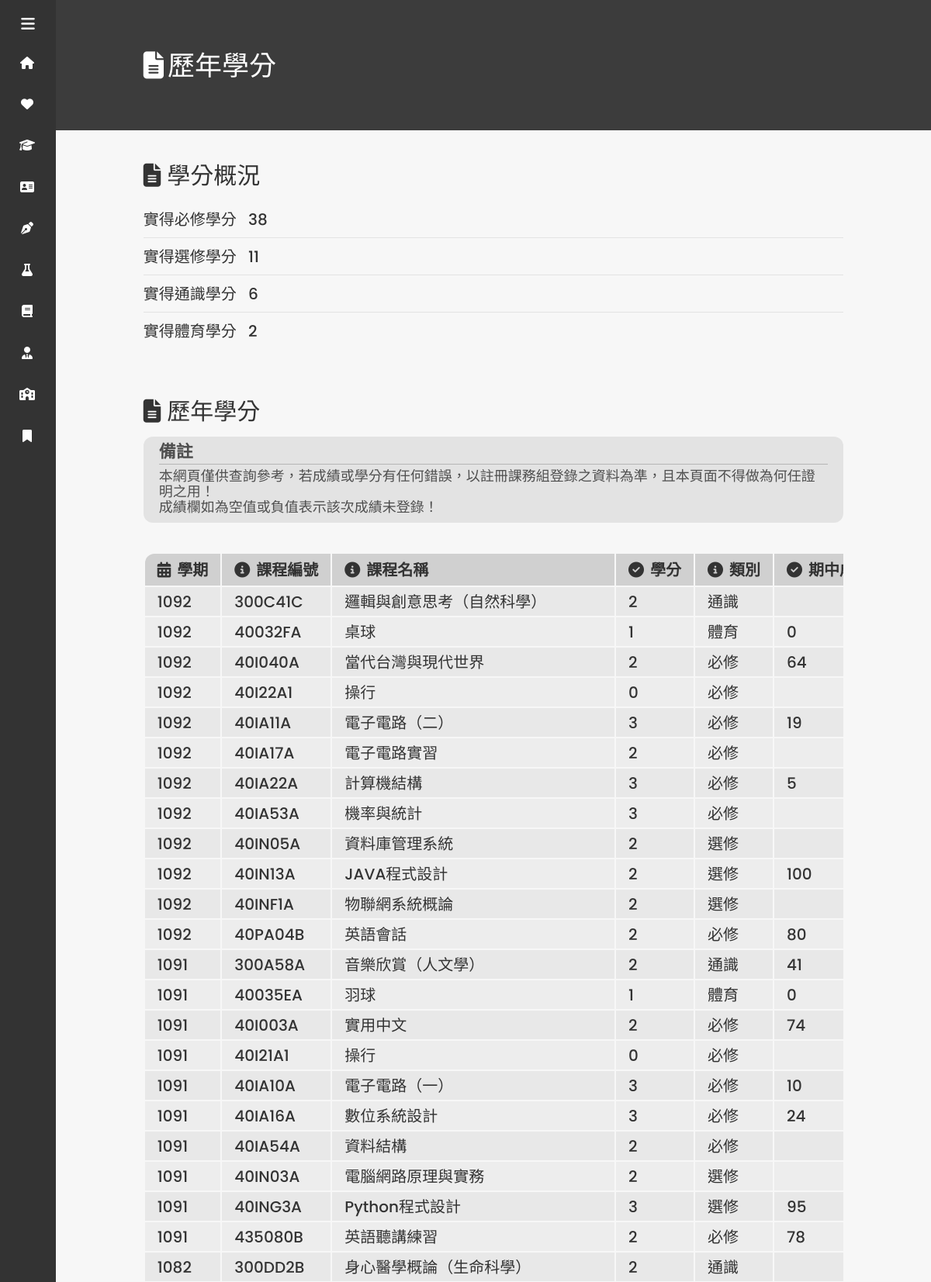
The page /credits.php (signed in, upper part) on the database its author committed.
### tables this page shows
CREATE TABLE `credits` (
  `id_n` int(11) NOT NULL,
  `year` int(11) NOT NULL,
  `semester` int(11) NOT NULL,
  `course` varchar(50) NOT NULL,
  `course_id` varchar(10) NOT NULL,
  `credit` varchar(3) NOT NULL,
  `get_c` varchar(3) DEFAULT NULL,
  `teacher` varchar(10) NOT NULL,
  `category` varchar(11) NOT NULL,
  `midterm` varchar(5) DEFAULT NULL,
  `score` varchar(5) DEFAULT NULL,
  `status` varchar(10) NOT NULL,
  `st_id` int(11) NOT NULL,
  `name` varchar(10) NOT NULL
);

### dbtools.inc.php (called while the page is built, shortened)
<?php
    function execute_sql($link, $database, $sql) {
        mysqli_select_db($link, $database) or die("開啟資料庫失敗：".mysqli_error($link));
        $result = mysqli_query($link, $sql);
        return $result;
    }
?>

### credits.php (the view, shortened to what this page needs)
<?php
  require_once("dbtools.inc.php");
?>
<!DOCTYPE html>
<html lang="zh-tw">
  <head>
    <link rel="stylesheet" href="assets/css/main.css">
    <link rel="stylesheet" href="assets/css/credit.css">
    <link rel="stylesheet" href="assets/css/description.css">
  </head>
  <body>
    <?php include_once "sidebar.php"; ?>
    <div class="home_content">
      <header>
        <i class="fas fa-file-alt"></i>歷年學分
      </header>
      <div class="text">
        <div class="table_title"><i class="fas fa-file-alt"></i>學分概況</div>
        <?php
          require_once("dbtools.inc.php");
          $link = create_connection();
          $id = $_COOKIE["user"];
          $sql = "SELECT * FROM `students` WHERE `id` = '{$id}'";
          $result = execute_sql($link, "csu_portal", $sql);
          $row = mysqli_fetch_assoc($result);
          $name = $row["name"];
          $sql2 = "SELECT `get_c` FROM `credits` WHERE `st_id` = '{$id}' AND `name` = '{$name}' AND `category` = '必修'";
          $result2 = execute_sql($link, "csu_portal", $sql2);
          $c1_a = array();
          while ($row = mysqli_fetch_assoc($result2)) {
            array_push($c1_a, $row["get_c"]);
          }
          $c1 = array_sum($c1_a);
          $sql3 = "SELECT `get_c` FROM `credits` WHERE `st_id` = '{$id}' AND `name` = '{$name}' AND `category` = '選修'";
          $result3 = execute_sql($link, "csu_portal", $sql3);
          $c2_a = array();
          while ($row = mysqli_fetch_assoc($result3)) {
            array_push($c2_a, $row["get_c"]);
          }
          $c2 = array_sum($c2_a);
          $sql4 = "SELECT `get_c` FROM `credits` WHERE `st_id` = '{$id}' AND `name` = '{$name}' AND `category` = '通識'";
          $result4 = execute_sql($link, "csu_portal", $sql4);
          $c3_a = array();
          while ($row = mysqli_fetch_assoc($result4)) {
            array_push($c3_a, $row["get_c"]);
          }
          $c3 = array_sum($c3_a);
          $sql5 = "SELECT `get_c` FROM `credits` WHERE `st_id` = '{$id}' AND `name` = '{$name}' AND `category` = '體育'";
          $result5 = execute_sql($link, "csu_portal", $sql5);
          $c4_a = array();
          while ($row = mysqli_fetch_assoc($result5)) {
            array_push($c4_a, $row["get_c"]);
          }
          $c4 = array_sum($c4_a);
        ?>
        <div class="credit">
          <div class="field">
            <div class="item">實得必修學分</div>
            <div class="content"><?php echo $c1; ?></div>
          </div>
          <div class="field">
            <div class="item">實得選修學分</div>
            <div class="content"><?php echo $c2; ?></div>
          </div>
          <div class="field">
            <div class="item">實得通識學分</div>
            <div class="content"><?php echo $c3; ?></div>
          </div>
          <div class="field">
            <div class="item">實得體育學分</div>
            <div class="content"><?php echo $c4; ?></div>
          </div>
        </div>
      </div>
      <div class="text">
        <div class="table_title"><i class="fas fa-file-alt"></i>歷年學分</div>
        <div class="description">
          <div class="header">備註</div>
          <div class="content">
            本網頁僅供查詢參考，若成績或學分有任何錯誤，以註冊課務組登錄之資料為準，且本頁面不得做為何任證明之用！<br>
            成績欄如為空值或負值表示該次成績未登錄！
          </div>
        </div>
        <br>
        <div class="table">
          <table>
            <thead>
              <tr>
                <th><i class="fas fa-calendar-alt"></i>學期</th>
                <th><i class="fas fa-info-circle"></i>課程編號</th>
                <th><i class="fas fa-info-circle"></i>課程名稱</th>
                <th><i class="fas fa-check-circle"></i>學分</th>
                <th><i class="fas fa-info-circle"></i>類別</th>
                <th><i class="fas fa-check-circle"></i>期中成績</th>
              </tr>
            </thead>
            <tbody>
              <?php
                require_once("dbtools.inc.php");
                $link = create_connection();
                $id = $_COOKIE["user"];
                $sql = "SELECT * FROM `students` WHERE `id` = '{$id}'";
                $result = execute_sql($link, "csu_portal", $sql);
                $row = mysqli_fetch_assoc($result);
                $name = $row["name"];
                $sql6 = "SELECT * FROM `credits` WHERE `st_id` = '{$id}' AND `name` = '{$name}' ORDER BY `id_n` DESC";
                $result6 = execute_sql($link, "csu_portal", $sql6);
                if (mysqli_num_rows($result6) != 0) {
                  while ($row = mysqli_fetch_assoc($result6)) {
                    echo '<tr>';
                    echo '<td>'.$row["year"].$row["semester"].'</td>';
                    echo '<td>'.$row["course_id"].'</td>';
                    echo '<td>'.$row["course"].'</td>';
                    echo '<td>'.$row["credit"].'</td>';
                    echo '<td>'.$row["category"].'</td>';
                    echo '<td>'.$row["midterm"].'</td>';
                    echo '</tr>';
                  }
                } else {
                  echo '<tr>';
                  echo '<td colspan="8">無歷年成績</td>';
                  echo '</tr>';
                }
              ?>
            </tbody>
          </table>
        </div>
      </div>
    </div>
  </body>
</html>

### assets/css/main.css (style rules this page uses)
* { margin: 0; padding: 0; box-sizing: border-box; font-family: 'Poppins', sans-serif, 'Noto Sans TC'; }
body { position: relative; min-height: 100vh; width: 100%; overflow: hidden; background: #f7f7f7; }
.home_content { z-index: 1; position: absolute; height: 100vh; width: calc(100% - 72px); max-width: calc(100% - 72px); left: 72px; transition: all 0.5s ease; overflow: auto; }
header { position: relative; color: #fff; font-size: 35px; padding-top: 5%; padding-bottom: 5%; padding-left: 10%; padding-right: 10%; background: #3C3C3C; width: 100%; }
header i { margin-right: 5px; }
.home_content .text { font-size: 25px; font-weight: 500; color: #333; margin-top: 3%; margin-bottom: 5%; margin-left: 10%; padding-right: 10%; transition: all 0.5s ease; }
.home_content .text .table_title { padding-top: 3%; padding-bottom: 1%; font-size: 30px; }
.home_content .text .table_title:nth-child(1) { padding-top: 0; }
.home_content .text .table_title i { padding-right: 8px; }
.home_content .text .table { width: 100%; overflow: scroll; }
.home_content .text .table table { width: 100%; max-width: 100%; border-radius: 12px; margin-right: 2%; margin-bottom: 2%; white-space: nowrap; font-size: 20px; }
.home_content .text .table table tr:first-child th:first-child { border-top-left-radius: 12px; }
.home_content .text .table thead { text-align: left; }
.home_content .text .table tbody { text-align: left; }
.home_content .text .table thead tr { background: #D0D0D0; }
.home_content .text .table thead tr th { padding-left: 1rem; padding-right: 1rem; padding-top: 5px; padding-bottom: 5px; }
.home_content .text .table thead tr th i { padding-right: 8px; }
.home_content .text .table tbody tr:nth-child(odd) { background: #E8E8E8; }
.home_content .text .table tbody tr:nth-child(even) { background: #EDEDED; }
.home_content .text .table tbody tr td { padding-left: 1rem; padding-right: 1rem; padding-top: 3px; padding-bottom: 3px; }

### assets/css/credit.css (style rules this page uses)
.credit .field { width: 100%; position: relative; border-bottom: 1px #E3E3E3 solid; padding-bottom: 8px; padding-top: 8px; font-size: 20px; }
.credit .field:nth-last-child(1) { border-bottom: none; }
.credit .field .item { margin-right: 0.5em; display: inline-block; text-align: right; width: 6em; }
.credit .field .content { display: inline-block; }

### assets/css/description.css (style rules this page uses)
.description { width: 100%; position: relative; color: #4F4F4F; padding-top: 5px; background: #E3E3E3; padding-top: 10px; padding-bottom: 10px; padding-left: 20px; padding-right: 20px; border-radius: 12px; font-size: 18px; line-height: 20px; }
.description .header { font-size: 22px; font-weight: bold; padding-bottom: 5px; border-bottom: 1px #B5B5B5 solid; }
.description .content { padding-top: 5px; }

### rows shown on the page
credits: year "109", semester "2", course "300C41C", course "邏輯與創意思考（自然科學）", credit "2", category "通識"
credits: year "109", semester "2", course "40032FA", course "桌球", credit "1", category "體育", midterm "0"
credits: year "109", semester "2", course "40I040A", course "當代台灣與現代世界", credit "2", category "必修", midterm "64"
credits: year "109", semester "2", course "40I22A1", course "操行", credit "0", category "必修"
credits: year "109", semester "2", course "40IA11A", course "電子電路（二）", credit "3", category "必修", midterm "19"
credits: year "109", semester "2", course "40IA17A", course "電子電路實習", credit "2", category "必修"
credits: year "109", semester "2", course "40IA22A", course "計算機結構", credit "3", category "必修", midterm "5"
credits: year "109", semester "2", course "40IA53A", course "機率與統計", credit "3", category "必修"
credits: year "109", semester "2", course "40IN05A", course "資料庫管理系統", credit "2", category "選修"
credits: year "109", semester "2", course "40IN13A", course "JAVA程式設計", credit "2", category "選修", midterm "100"
credits: year "109", semester "2", course "40INF1A", course "物聯網系統概論", credit "2", category "選修"
credits: year "109", semester "2", course "40PA04B", course "英語會話", credit "2", category "必修", midterm "80"
credits: year "109", semester "1", course "300A58A", course "音樂欣賞（人文學）", credit "2", category "通識", midterm "41"
credits: year "109", semester "1", course "40035EA", course "羽球", credit "1", category "體育", midterm "0"
credits: year "109", semester "1", course "40I003A", course "實用中文", credit "2", category "必修", midterm "74"
credits: year "109", semester "1", course "40I21A1", course "操行", credit "0", category "必修"
credits: year "109", semester "1", course "40IA10A", course "電子電路（一）", credit "3", category "必修", midterm "10"
credits: year "109", semester "1", course "40IA16A", course "數位系統設計", credit "3", category "必修", midterm "24"
credits: year "109", semester "1", course "40IA54A", course "資料結構", credit "2", category "必修"
credits: year "109", semester "1", course "40IN03A", course "電腦網路原理與實務", credit "2", category "選修"
credits: year "109", semester "1", course "40ING3A", course "Python程式設計", credit "3", category "選修", midterm "95"
credits: year "109", semester "1", course "435080B", course "英語聽講練習", credit "2", category "必修", midterm "78"
credits: year "108", semester "2", course "300DD2B", course "身心醫學概論（生命科學）", credit "2", category "通識"

### other values the page prints
$c1 "38"
$c2 "11"
$c3 "6"
$c4 "2"
